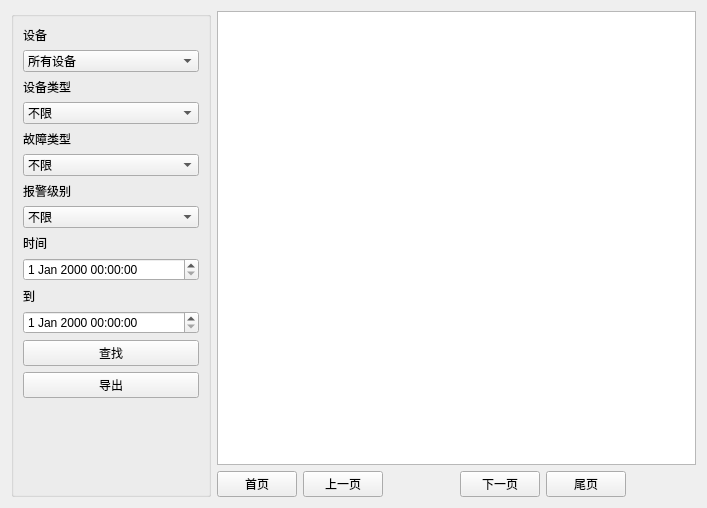
<?xml version="1.0" encoding="UTF-8"?>
<ui version="4.0">
 <class>AtsAlarmReport</class>
 <widget class="QWidget" name="AtsAlarmReport">
  <property name="geometry">
   <rect>
    <x>0</x>
    <y>0</y>
    <width>707</width>
    <height>508</height>
   </rect>
  </property>
  <property name="windowTitle">
   <string>Form</string>
  </property>
  <layout class="QGridLayout" name="gridLayout">
   <item row="0" column="0" rowspan="2">
    <widget class="QGroupBox" name="groupBox">
     <property name="minimumSize">
      <size>
       <width>200</width>
       <height>0</height>
      </size>
     </property>
     <property name="title">
      <string/>
     </property>
     <layout class="QGridLayout" name="gridLayout_2">
      <item row="0" column="0">
       <widget class="QLabel" name="label">
        <property name="text">
         <string>设备</string>
        </property>
       </widget>
      </item>
      <item row="1" column="0">
       <widget class="QComboBox" name="devicecomboBox">
        <item>
         <property name="text">
          <string>所有设备</string>
         </property>
        </item>
        <item>
         <property name="text">
          <string>应用服务器</string>
         </property>
        </item>
        <item>
         <property name="text">
          <string>接口服务器</string>
         </property>
        </item>
        <item>
         <property name="text">
          <string>通讯服务器</string>
         </property>
        </item>
        <item>
         <property name="text">
          <string>数据库项目</string>
         </property>
        </item>
        <item>
         <property name="text">
          <string>中央控制工作站</string>
         </property>
        </item>
        <item>
         <property name="text">
          <string>现地工作站</string>
         </property>
        </item>
        <item>
         <property name="text">
          <string>维护工作站</string>
         </property>
        </item>
       </widget>
      </item>
      <item row="2" column="0">
       <widget class="QLabel" name="label_2">
        <property name="text">
         <string>设备类型</string>
        </property>
       </widget>
      </item>
      <item row="3" column="0">
       <widget class="QComboBox" name="typecomboBox">
        <item>
         <property name="text">
          <string>不限</string>
         </property>
        </item>
        <item>
         <property name="text">
          <string>板级</string>
         </property>
        </item>
        <item>
         <property name="text">
          <string>外围</string>
         </property>
        </item>
        <item>
         <property name="text">
          <string>PC</string>
         </property>
        </item>
        <item>
         <property name="text">
          <string>其它</string>
         </property>
        </item>
       </widget>
      </item>
      <item row="4" column="0">
       <widget class="QLabel" name="label_3">
        <property name="text">
         <string>故障类型</string>
        </property>
       </widget>
      </item>
      <item row="5" column="0">
       <widget class="QComboBox" name="faultcomboBox">
        <item>
         <property name="text">
          <string>不限</string>
         </property>
        </item>
        <item>
         <property name="text">
          <string>硬件故障</string>
         </property>
        </item>
        <item>
         <property name="text">
          <string>软件故障</string>
         </property>
        </item>
       </widget>
      </item>
      <item row="6" column="0">
       <widget class="QLabel" name="label_4">
        <property name="text">
         <string>报警级别</string>
        </property>
       </widget>
      </item>
      <item row="7" column="0">
       <widget class="QComboBox" name="faulttypecomboBox">
        <item>
         <property name="text">
          <string>不限</string>
         </property>
        </item>
        <item>
         <property name="text">
          <string>一级</string>
         </property>
        </item>
        <item>
         <property name="text">
          <string>二级</string>
         </property>
        </item>
        <item>
         <property name="text">
          <string>三级</string>
         </property>
        </item>
       </widget>
      </item>
      <item row="8" column="0">
       <widget class="QLabel" name="label_5">
        <property name="text">
         <string>时间</string>
        </property>
       </widget>
      </item>
      <item row="9" column="0">
       <widget class="QDateTimeEdit" name="dateTimeEdit"/>
      </item>
      <item row="10" column="0">
       <widget class="QLabel" name="label_6">
        <property name="text">
         <string>到</string>
        </property>
       </widget>
      </item>
      <item row="11" column="0">
       <widget class="QDateTimeEdit" name="dateTimeEdit_2"/>
      </item>
      <item row="12" column="0">
       <widget class="QPushButton" name="findbutton">
        <property name="text">
         <string>查找</string>
        </property>
       </widget>
      </item>
      <item row="13" column="0">
       <widget class="QPushButton" name="exportbutton">
        <property name="text">
         <string>导出</string>
        </property>
       </widget>
      </item>
      <item row="14" column="0">
       <spacer name="verticalSpacer">
        <property name="orientation">
         <enum>Qt::Vertical</enum>
        </property>
        <property name="sizeHint" stdset="0">
         <size>
          <width>20</width>
          <height>143</height>
         </size>
        </property>
       </spacer>
      </item>
     </layout>
    </widget>
   </item>
   <item row="0" column="1" colspan="6">
    <widget class="QTableView" name="tableView"/>
   </item>
   <item row="1" column="1">
    <widget class="QPushButton" name="firstbutton">
     <property name="text">
      <string>首页</string>
     </property>
    </widget>
   </item>
   <item row="1" column="2">
    <widget class="QPushButton" name="prebutton">
     <property name="text">
      <string>上一页</string>
     </property>
    </widget>
   </item>
   <item row="1" column="3">
    <widget class="QLabel" name="page">
     <property name="text">
      <string/>
     </property>
    </widget>
   </item>
   <item row="1" column="4">
    <widget class="QPushButton" name="nextbutton">
     <property name="text">
      <string>下一页</string>
     </property>
    </widget>
   </item>
   <item row="1" column="5">
    <widget class="QPushButton" name="lastbutton">
     <property name="text">
      <string>尾页</string>
     </property>
    </widget>
   </item>
   <item row="1" column="6">
    <widget class="QLabel" name="totalcount">
     <property name="text">
      <string/>
     </property>
    </widget>
   </item>
  </layout>
 </widget>
 <resources/>
 <connections/>
</ui>
